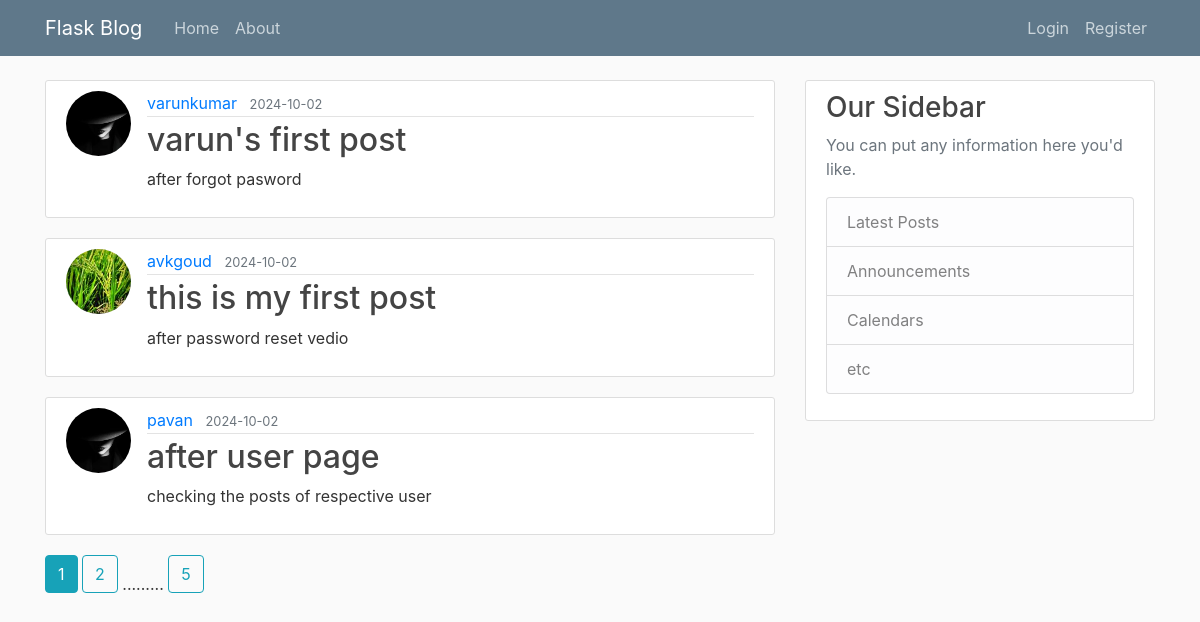
Page /home on the earlier database version.
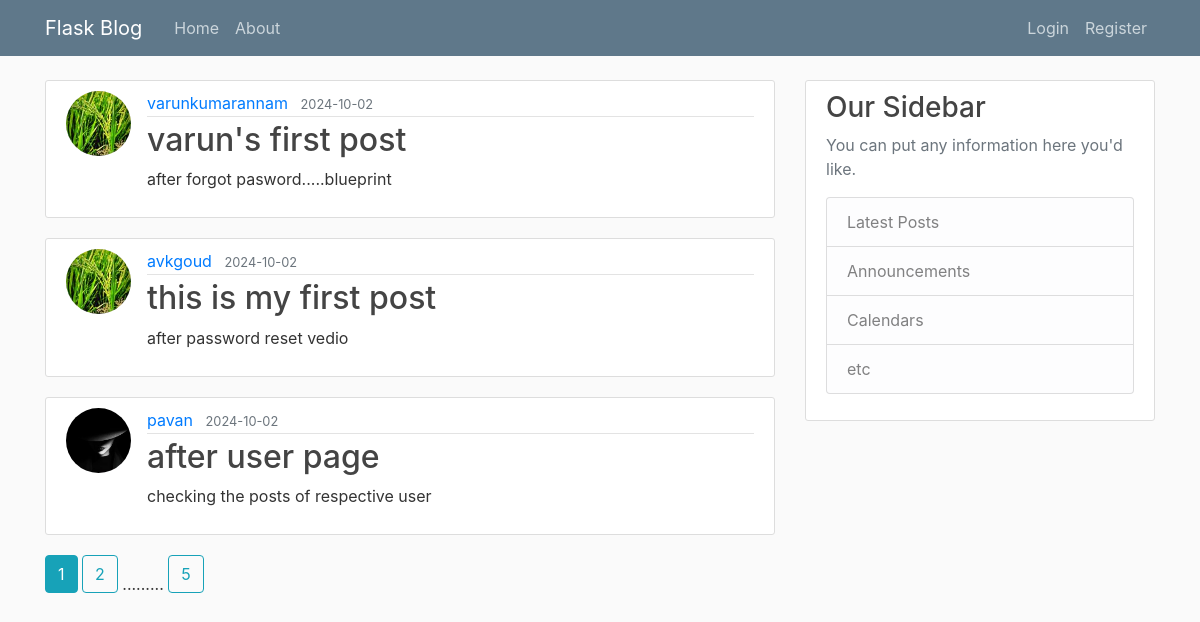
Same page on the later database version.
### flaskblog/models.py (models this page shows, shortened)
class Post(db.Model):
    id=db.Column(db.Integer,primary_key=True)
    title=db.Column(db.String(20),nullable=False)
    date_posted=db.Column(db.DateTime,nullable=False,default=datetime.utcnow)
    content=db.Column(db.Text,nullable=False)
    user_id=db.Column(db.Integer,db.ForeignKey('user.id'),nullable=False)

class User(db.Model,UserMixin):
    id=db.Column(db.Integer,primary_key=True)
    username=db.Column(db.String(20),unique=True,nullable=False)
    email=db.Column(db.String(120),unique=True,nullable=False)
    image_file=db.Column(db.String(20),nullable=False,default='default.jpg')
    password=db.Column(db.String(60),nullable=False)
    posts=db.relationship('Post',backref='author',lazy=True)

### flaskblog/main/routes.py (the view)
@main.route('/')
@main.route('/home')
def home():
    page=request.args.get('page',1,type=int)
    posts=Post.query.order_by(Post.date_posted.desc()).paginate(page=page,per_page=3)
    return render_template('home.html', posts=posts, title='home')

### flaskblog/templates/home.html
{% extends 'layout.html'%}
{% block content %}
    {% for post in posts.items%}
    <article class="media content-section">
        <img class="rounded-circle article-img" src="{{url_for('static',filename='profile_pics/'+post.author.image_file)}}">
        <div class="media-body">
          <div class="article-metadata">
            <a class="mr-2" href="{{ url_for('users.user_posts',username=post.author.username)}}">{{ post.author.username }}</a>
            <small class="text-muted">{{ post.date_posted.strftime('%Y-%m-%d')}}</small>
          </div>
          <h2><a class="article-title" href="{{url_for('posts.post',post_id=post.id)}}">{{ post.title }}</a></h2>
          <p class="article-content">{{ post.content }}</p>
        </div>
    </article>
    {% endfor %}
    {% for page_num in posts.iter_pages(left_edge=1,right_edge=1,left_current=1,right_current=1)%}
        {% if page_num %}
            {% if posts.page==page_num %}
              <a class="btn btn-info mb-4" href="{{url_for('main.home',page=page_num)}}">{{ page_num}}</a>
            {% else %}
              <a class="btn btn-outline-info mb-4" href="{{url_for('main.home',page=page_num)}}">{{ page_num}}</a>
            {% endif %}
        {% else %}
            .........
        {% endif %}
    {% endfor %}
{% endblock content %}

Differences in the rows shown:
changed Post "varun's first post": image_file: picture added in place of a placeholder; author.username "varunkumar" → "varunkumarannam"; content "after forgot pasword" → "after forgot pasword.....blueprint"
